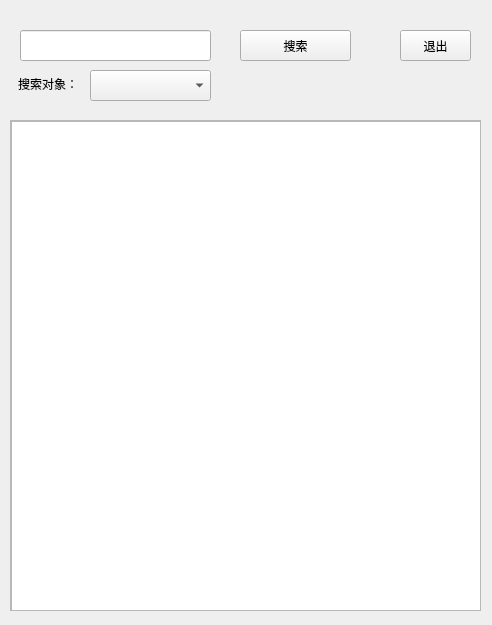
<?xml version="1.0" encoding="UTF-8"?>
<ui version="4.0">
 <class>Searchform</class>
 <widget class="QWidget" name="Searchform">
  <property name="geometry">
   <rect>
    <x>0</x>
    <y>0</y>
    <width>492</width>
    <height>625</height>
   </rect>
  </property>
  <property name="windowTitle">
   <string>搜索</string>
  </property>
  <widget class="QPushButton" name="search_bt">
   <property name="geometry">
    <rect>
     <x>240</x>
     <y>30</y>
     <width>111</width>
     <height>31</height>
    </rect>
   </property>
   <property name="text">
    <string>搜索</string>
   </property>
  </widget>
  <widget class="QComboBox" name="search_tar_cb">
   <property name="geometry">
    <rect>
     <x>90</x>
     <y>70</y>
     <width>121</width>
     <height>31</height>
    </rect>
   </property>
  </widget>
  <widget class="QLineEdit" name="search_le">
   <property name="geometry">
    <rect>
     <x>20</x>
     <y>30</y>
     <width>191</width>
     <height>31</height>
    </rect>
   </property>
  </widget>
  <widget class="QScrollArea" name="scrollArea">
   <property name="geometry">
    <rect>
     <x>10</x>
     <y>120</y>
     <width>471</width>
     <height>491</height>
    </rect>
   </property>
   <property name="widgetResizable">
    <bool>true</bool>
   </property>
   <widget class="QWidget" name="scrollAreaWidgetContents">
    <property name="geometry">
     <rect>
      <x>0</x>
      <y>0</y>
      <width>469</width>
      <height>489</height>
     </rect>
    </property>
    <widget class="QTableWidget" name="search_ec">
     <property name="geometry">
      <rect>
       <x>0</x>
       <y>0</y>
       <width>471</width>
       <height>491</height>
      </rect>
     </property>
    </widget>
   </widget>
  </widget>
  <widget class="QPushButton" name="close_bt">
   <property name="geometry">
    <rect>
     <x>400</x>
     <y>30</y>
     <width>71</width>
     <height>31</height>
    </rect>
   </property>
   <property name="text">
    <string>退出</string>
   </property>
  </widget>
  <widget class="QLabel" name="label">
   <property name="geometry">
    <rect>
     <x>18</x>
     <y>68</y>
     <width>71</width>
     <height>31</height>
    </rect>
   </property>
   <property name="text">
    <string>搜索对象：</string>
   </property>
  </widget>
 </widget>
 <resources/>
 <connections/>
</ui>
